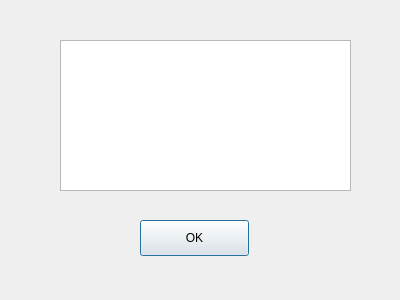
<?xml version="1.0" encoding="UTF-8"?>
<ui version="4.0">
 <class>MessageDialog</class>
 <widget class="QDialog" name="MessageDialog">
  <property name="geometry">
   <rect>
    <x>0</x>
    <y>0</y>
    <width>400</width>
    <height>300</height>
   </rect>
  </property>
  <property name="windowTitle">
   <string>Dialog</string>
  </property>
  <widget class="QPushButton" name="button">
   <property name="geometry">
    <rect>
     <x>140</x>
     <y>220</y>
     <width>109</width>
     <height>36</height>
    </rect>
   </property>
   <property name="text">
    <string>OK</string>
   </property>
  </widget>
  <widget class="QTextBrowser" name="message">
   <property name="geometry">
    <rect>
     <x>60</x>
     <y>40</y>
     <width>291</width>
     <height>151</height>
    </rect>
   </property>
  </widget>
 </widget>
 <resources/>
 <connections>
  <connection>
   <sender>button</sender>
   <signal>clicked()</signal>
   <receiver>MessageDialog</receiver>
   <slot>accept()</slot>
   <hints>
    <hint type="sourcelabel">
     <x>199</x>
     <y>244</y>
    </hint>
    <hint type="destinationlabel">
     <x>288</x>
     <y>262</y>
    </hint>
   </hints>
  </connection>
 </connections>
</ui>
